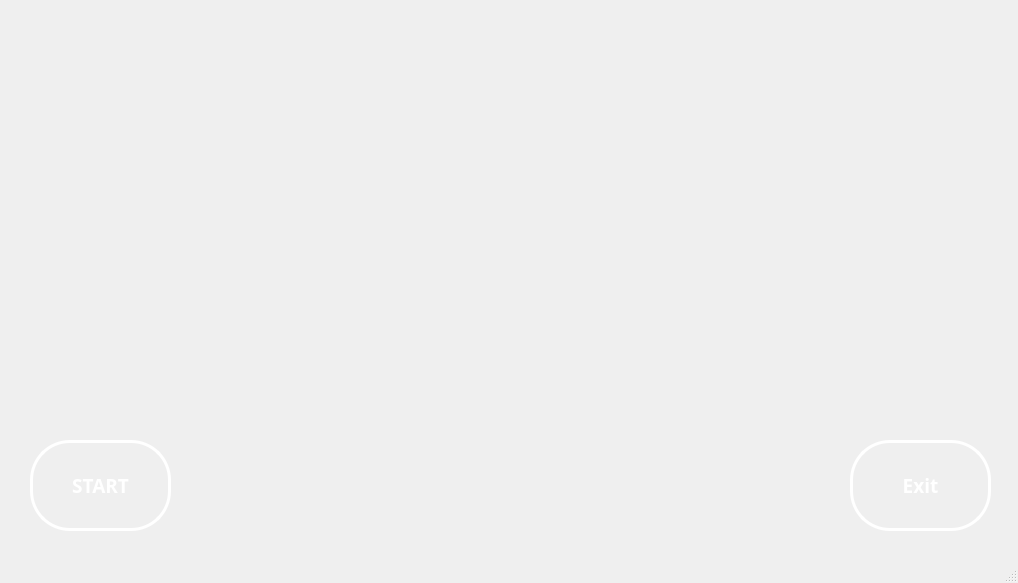
<?xml version="1.0" encoding="UTF-8"?>
<ui version="4.0">
 <class>VisionGui</class>
 <widget class="QMainWindow" name="VisionGui">
  <property name="geometry">
   <rect>
    <x>0</x>
    <y>0</y>
    <width>1018</width>
    <height>583</height>
   </rect>
  </property>
  <property name="windowTitle">
   <string>Vision</string>
  </property>
  <widget class="QWidget" name="centralwidget">
   <property name="enabled">
    <bool>true</bool>
   </property>
   <property name="sizePolicy">
    <sizepolicy hsizetype="Expanding" vsizetype="Expanding">
     <horstretch>0</horstretch>
     <verstretch>0</verstretch>
    </sizepolicy>
   </property>
   <widget class="QLabel" name="label">
    <property name="geometry">
     <rect>
      <x>0</x>
      <y>0</y>
      <width>1021</width>
      <height>581</height>
     </rect>
    </property>
    <property name="minimumSize">
     <size>
      <width>1021</width>
      <height>551</height>
     </size>
    </property>
    <property name="text">
     <string/>
    </property>
    <property name="pixmap">
     <pixmap>D:/Downloads/bg.jpeg</pixmap>
    </property>
    <property name="scaledContents">
     <bool>true</bool>
    </property>
   </widget>
   <widget class="QPushButton" name="pushButton">
    <property name="geometry">
     <rect>
      <x>0</x>
      <y>410</y>
      <width>201</width>
      <height>151</height>
     </rect>
    </property>
    <property name="font">
     <font>
      <family>Lucida Sans Unicode</family>
      <pointsize>14</pointsize>
      <weight>75</weight>
      <bold>true</bold>
     </font>
    </property>
    <property name="cursor">
     <cursorShape>ArrowCursor</cursorShape>
    </property>
    <property name="styleSheet">
     <string notr="true">QPushButton {
  border-color: white;
  color:white;
  border-width: 3px;        
  border-style: solid;
  border-radius: 40px;
  margin:30px;
  padding:30px;
}</string>
    </property>
    <property name="text">
     <string>START</string>
    </property>
   </widget>
   <widget class="QPushButton" name="pushButton_2">
    <property name="geometry">
     <rect>
      <x>820</x>
      <y>410</y>
      <width>201</width>
      <height>151</height>
     </rect>
    </property>
    <property name="font">
     <font>
      <family>Lucida Sans Unicode</family>
      <pointsize>14</pointsize>
      <weight>75</weight>
      <bold>true</bold>
     </font>
    </property>
    <property name="cursor">
     <cursorShape>ArrowCursor</cursorShape>
    </property>
    <property name="styleSheet">
     <string notr="true">QPushButton {
  border-color: white;
  color:white;
  border-width: 3px;        
  border-style: solid;
  border-radius: 40px;
  margin:30px;
  padding:30px;
}</string>
    </property>
    <property name="text">
     <string>Exit</string>
    </property>
   </widget>
   <widget class="QLabel" name="label_2">
    <property name="geometry">
     <rect>
      <x>370</x>
      <y>-40</y>
      <width>321</width>
      <height>241</height>
     </rect>
    </property>
    <property name="text">
     <string/>
    </property>
    <property name="pixmap">
     <pixmap>D:/Downloads/image0 (3).png</pixmap>
    </property>
    <property name="scaledContents">
     <bool>true</bool>
    </property>
   </widget>
   <widget class="QLabel" name="label_3">
    <property name="geometry">
     <rect>
      <x>810</x>
      <y>0</y>
      <width>201</width>
      <height>161</height>
     </rect>
    </property>
    <property name="text">
     <string/>
    </property>
    <property name="pixmap">
     <pixmap>D:/Downloads/Video.gif</pixmap>
    </property>
    <property name="scaledContents">
     <bool>true</bool>
    </property>
   </widget>
  </widget>
  <widget class="QStatusBar" name="statusbar"/>
 </widget>
 <resources/>
 <connections/>
</ui>
